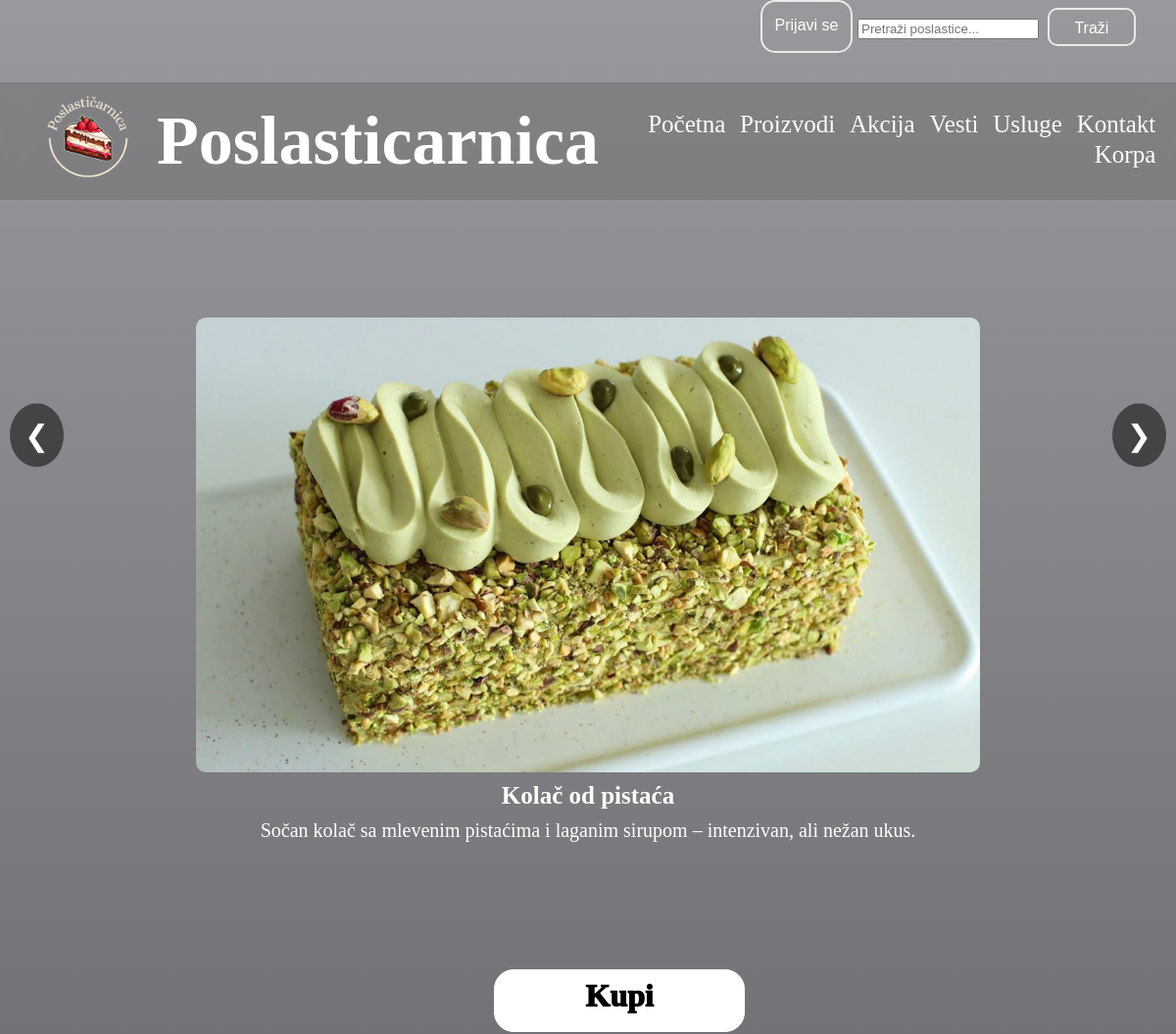
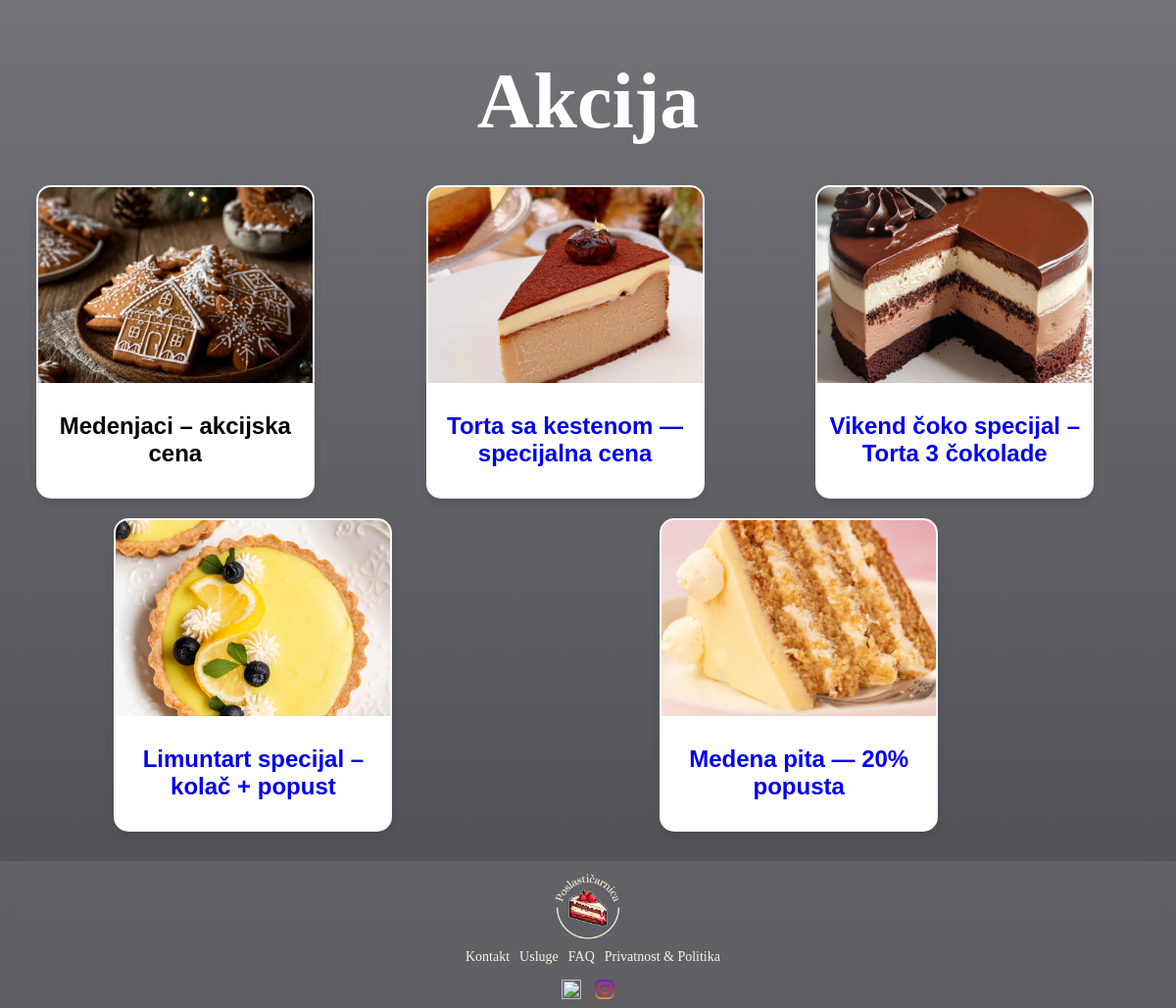
The page / on the database its author committed (2 pictures, top to bottom).
### tables this page shows
CREATE TABLE IF NOT EXISTS `proizvod` (
  `id` int(10) unsigned NOT NULL AUTO_INCREMENT,
  `naziv` varchar(50) NOT NULL DEFAULT '0',
  `opis` varchar(255) NOT NULL,
  `kategorija` varchar(30) NOT NULL DEFAULT 'ostalo',
  `cena` double NOT NULL DEFAULT 0,
  `zalihe` int(11) NOT NULL DEFAULT 0,
  `slika` varchar(255) NOT NULL DEFAULT '0',
  PRIMARY KEY (`id`)
);

CREATE TABLE IF NOT EXISTS `akcije` (
  `id` int(10) unsigned NOT NULL AUTO_INCREMENT,
  `proizvod_id` int(10) unsigned DEFAULT NULL,
  `naziv` varchar(128) NOT NULL,
  `opis` varchar(255) NOT NULL,
  `cena` double NOT NULL,
  `zalihe` int(11) NOT NULL,
  `slika` varchar(255) NOT NULL,
  PRIMARY KEY (`id`)
);

### korisnickaStrana/model/ProizvodModel.php (called while the page is built, shortened)
<?php
include_once(__DIR__ . "/../config/database.php");
$query = "SELECT * FROM proizvod ORDER BY id DESC";
$query_run = mysqli_query($con, $query);
$query = "SELECT * FROM proizvod ORDER BY id DESC LIMIT 5";
$query_run = mysqli_query($con, $query);
if ($query_run && mysqli_num_rows($query_run) > 0) {
    $proizvod5 = mysqli_fetch_all($query_run, MYSQLI_ASSOC);
} else {
    die("Greška: Proizvod nije pronađen.");
}
?>

### korisnickaStrana/model/AkcijaModel.php (called while the page is built, shortened)
<?php
include_once(__DIR__ . "/../config/database.php");
$query = "SELECT * FROM akcije ORDER BY id DESC";
$query_run = mysqli_query($con, $query);
$query = "SELECT * FROM akcije ORDER BY id DESC LIMIT 5";
$query_run = mysqli_query($con, $query);
if ($query_run && mysqli_num_rows($query_run) > 0) {
    $akcije = mysqli_fetch_all($query_run, MYSQLI_ASSOC);
} else {
    die("Greška: Akcija nije pronađena.");
}
?>

### korisnickaStrana/view/pocetna.php (the view, shortened to what this page needs)
<html lang="en">
<head>
    <link rel="stylesheet" href="/Poslasticarnica/korisnickaStrana/public/pocetna.css">
    <link rel="stylesheet" href="/Poslasticarnica/korisnickaStrana/public/proizvodi.css">
</head>
<body id="body">
<div class="swiper-container">
    <div class="swiper-wrapper">
        <?php foreach ($proizvod5 as $proizvod): ?>
            <div class="swiper-slide">
            <a href="index.php?page=proizvod&id=<?= $proizvod['id'] ?>">
                <img src="<?= $proizvod['slika']; ?>" >
                <h3><?= $proizvod['naziv']; ?></h3>
                <p><?= $proizvod['opis']; ?></p>
            </div>
        <?php endforeach; ?>
    </div>
    </div>
      <button class="prev" onclick="moveSlide(-1)">&#10094;</button>
    <button class="next" onclick="moveSlide(1)">&#10095;</button>
    <a href="/Poslasticarnica/proizvodi ?>">
    <button id="buy-button">Kupi</button>
</a>
<h1 id="sale-title"> Akcija</h1>
<div class="conteiner">
        <?php foreach ($akcije as $akcija): ?>
            <div class="product-box">
                <img src="<?= $akcija['slika'] ?>" class="sale-img">
                <div class="description">
                    <h2 class="sale-title"><?= ($akcija['naziv']) ?></h2>
                <a href="index.php?page=akcija&id=<?= $akcija['id'] ?>">
                </div>
            </div>
        <?php endforeach; ?>
    </div>
</body>
</html>

### korisnickaStrana/public/nav-bar.css (style rules this page uses)
#body { height: 111vh; width: 100%; background-image: linear-gradient(rgba(0,0,9,0.4),rgba(0,0,9,0.7)), url(../public/slike/background1.jpg); background-position: center; background-size: cover; position: relative; }
h1 { color: white; text-align:right; font-family: "Freestyle Script"; margin-bottom: 5px; margin-top: 5px; font-size: 70px; }

### korisnickaStrana/public/footer.css (style rules this page uses)
.footer .footer-links a { color: #faf4e3; font-family: 'Snell Roundhand', cursive; text-decoration: none; font-size: 14px; justify-content: center; display: flex; padding: 0px 5px 0px 5px; }

### korisnickaStrana/public/pocetna.css (style rules this page uses)
.swiper-container { width: 100%; max-width: 1200px; margin: 0 auto; overflow: hidden; position: relative; border-radius: 10px; }
.swiper-wrapper { display: flex; transition: transform 0.5s ease-in-out; }
.swiper-slide { min-width: 100%; box-sizing: border-box; text-align: center; border-radius: 10px; padding: 10%; }
.swiper-slide img { height: 58vh; width: 100vh; object-fit:cover; border-radius: 10px; margin-bottom: 0; }
.swiper-slide h3 { font-family: Snell Roundhand, cursive; font-size: 25px; color: #ffffff; margin: 10px 0; font-weight: bold; }
.swiper-slide p { font-family: Snell Roundhand, cursive; font-size: 20px; color: #ffffff; margin: 10px 0; }
.prev, .next { position: absolute; top: 50%; transform: translateY(-50%); background: rgba(0, 0, 0, 0.5); color: white; border: none; padding: 15px; cursor: pointer; font-size: 30px; border-radius: 50%; z-index: 10; }
.prev { left: 10px; }
.next { right: 10px; }
.conteiner { position: relative; z-index: 0; }
#sale-title { color: white; margin-top: 5%; font-size: 5em; text-align: center; font-family: "Ink Free", Times, serif; z-index: 0; }
#buy-button { margin-left: 42%; font-family: Snell Roundhand, cursive; width: 256px; height: 64px; padding-bottom: 10px; position:relative; border: 1px solid #ffffff; border-radius: 20px; color: #000000; font-weight: 1000; font-size: 32px; background-color: white; backdrop-filter: blur(15px); }

### korisnickaStrana/public/proizvodi.css (style rules this page uses)
body { font-family: 'Arial', sans-serif; margin: 0; padding: 0; }
.conteiner { display: flex; flex-wrap: wrap; justify-content: space-evenly; gap: 20px; margin-top: 40px; }
a { text-decoration: none; }
.product-box { border: 2px solid #f7f7f7; margin: 0px 10px; }
.conteiner .product-box { position: relative; width: 280px; border-radius: 15px; background-color: #fff; box-shadow: 0 4px 10px rgba(0, 0, 0, 0.1); overflow: hidden; cursor: pointer; transition: transform 0.3s, box-shadow 0.3s; }
.conteiner .product-box img { width: 100%; height: 200px; object-fit: cover; transition: transform 0.3s; }
.description { padding: 10px; text-align: center; }

### rows shown on the page
proizvod: slika (picture), naziv "Kolač od pistaća", opis "Sočan kolač sa mlevenim pistaćima i laganim sirupom – intenzivan, ali nežan ukus."
akcije: slika (picture), naziv "Medenjaci – akcijska cena"
akcije: slika (picture), naziv "Torta sa kestenom — specijalna cena"
akcije: slika (picture), naziv "Vikend čoko specijal – Torta 3 čokolade"
akcije: slika (picture), naziv "Limuntart specijal – kolač + popust"
akcije: slika (picture), naziv "Medena pita — 20% popusta"
